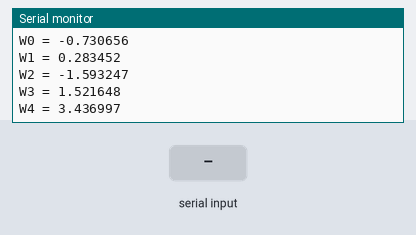
Bench run of a sketch on a simulated Arduino Uno, built with avr-gcc and run on an emulated ATmega328P. On the bench: the last lines printed to the serial monitor. The test bench sets the inputs (shaded band).

Above: at 1.3 s.
1.4 s: "90,45,200\n" received over Serial
At 1.9 s:
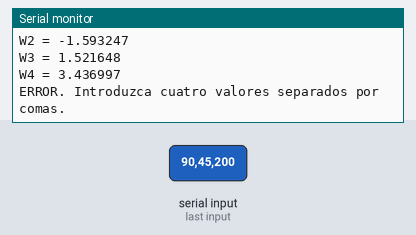
2.9 s: "90,45,200,10\n" received over Serial
At 4.4 s:
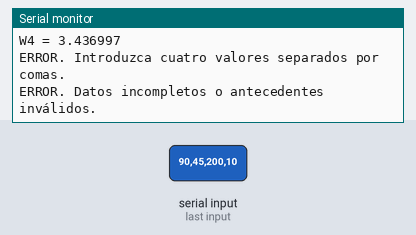
Timing chart, 0 to 5.9 s (numbered marks = the images above; inputs shaded):
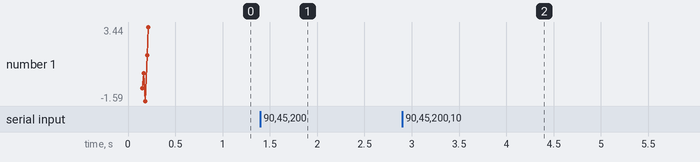

Measured:
- after the input at 1.4 s, the serial monitor: prints a new line at once (image 1)
- after the input at 2.9 s, the serial monitor: prints a new line at once (image 2)

The sketch:

anemia.ino
```cpp
/*
  PERCEPTRÓN ANEMIA - ARDUINO UNO / WOKWI
  Entrada serie: edad, energía, frecuencia y antecedentes
  0 = sin anemia; 1 = con anemia (clasificación académica)
*/

// PESOS REPORTADOS POR clase011/anemia.csv (bias primero):
const float W0 = -0.73065623;
const float W1 = 0.28345225;
const float W2 = -1.5932475;
const float W3 = 1.5216476;
const float W4 = 3.4369973;

const float MEDIA_EDAD = 35.051813;
const float MEDIA_ENERGIA = 5.7772021;
const float MEDIA_FRECUENCIA = 86.321244;
const float MEDIA_ANTECEDENTES = 0.44041451;

const float ESCALA_EDAD = 11.968759;
const float ESCALA_ENERGIA = 1.6624778;
const float ESCALA_FRECUENCIA = 9.202974;
const float ESCALA_ANTECEDENTES = 0.49643687;

void setup ()
{

  Serial.begin (9600);
  Serial.setTimeout (1000);
  Serial.println ("PERCEPTRÓN ANEMIA - 4 ENTRADAS");
  Serial.println ("Introduzca cuatro valores: edad, energía, frecuencia y antecedentes.");
  Serial.println ("Pesos entrenados en clase011/anemia.csv:");
  Serial.print ("W0 = "); Serial.println (W0, 6);
  Serial.print ("W1 = "); Serial.println (W1, 6);
  Serial.print ("W2 = "); Serial.println (W2, 6);
  Serial.print ("W3 = "); Serial.println (W3, 6);
  Serial.print ("W4 = "); Serial.println (W4, 6);
}

void loop ()
{

  if (! Serial.available ()) return;

  String linea = Serial.readStringUntil ('\n');
  linea.trim ();

  int coma1 = linea.indexOf (',');
  int coma2 = linea.indexOf (',', coma1 + 1);
  int coma3 = linea.indexOf (',', coma2 + 1);

  if (coma1 < 0 || coma2 < 0 || coma3 < 0 || linea.indexOf (',', coma3 + 1) >= 0)
    {
      Serial.println ("ERROR. Introduzca cuatro valores separados por comas.");
      return;
    }

  String campo1 = linea.substring (0, coma1);
  String campo2 = linea.substring (coma1 + 1, coma2);
  String campo3 = linea.substring (coma2 + 1, coma3);
  String campo4 = linea.substring (coma3 + 1);

  campo1.trim ();
  campo2.trim ();
  campo3.trim ();
  campo4.trim ();

  if (! campo1.length () || ! campo2.length () || ! campo3.length () ||
      (campo4 != "0" && campo4 != "1"))
    {
      Serial.println ("ERROR. Datos incompletos o antecedentes inválidos.");
      return;
    }

  float edad = campo1.toFloat ();
  float energia = campo2.toFloat ();
  float frecuencia = campo3.toFloat ();
  int antecedentes = campo4.toInt ();

  if (edad <= 0 || energia < 0 || frecuencia <= 0)
    {
      Serial.println ("ERROR. Valores fuera de rango");
      return;
    }

  float Z = W0
            + W1 * ((edad - MEDIA_EDAD) / ESCALA_EDAD)
            + W2 * ((energia - MEDIA_ENERGIA) / ESCALA_ENERGIA)
            + W3 * ((frecuencia - MEDIA_FRECUENCIA) / ESCALA_FRECUENCIA)
            + W4 * ((antecedentes - MEDIA_ANTECEDENTES) / ESCALA_ANTECEDENTES);
  int Y = Z >= 0 ? 1 : 0;

  Serial.print ("Z = "); Serial.println (Z, 6);
  Serial.print ("Y = "); Serial.println (Y);
  Serial.println (Y ? "Clase: CON ANEMIA (1)" : "Clase: SIN ANEMIA (0)");
  Serial.println ("Ingrese otro registro:");
}
```
